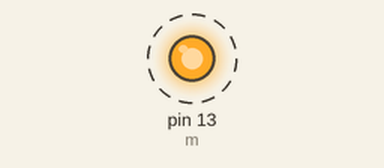
The sketch below on a simulated Arduino Uno, built with avr-gcc and run on an emulated ATmega328P. On the bench: output pins drawn as LEDs (lit = HIGH). Dashed ring = blinking.

Above: at 0.5 s.
Timing chart, 0 to 4.6 s (numbered marks = the images above):
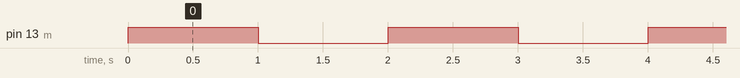

The sketch:

motor_relay.ino
```cpp
int m=13;

void setup()
{
  pinMode(m,OUTPUT);

}

void loop() {
digitalWrite(m,HIGH);
delay(1000);
digitalWrite(m,LOW);
delay(1000);

}
```

Measured:
- by itself, pin 13 (m): alternates HIGH for 1.0 s and LOW for 1.0 s
